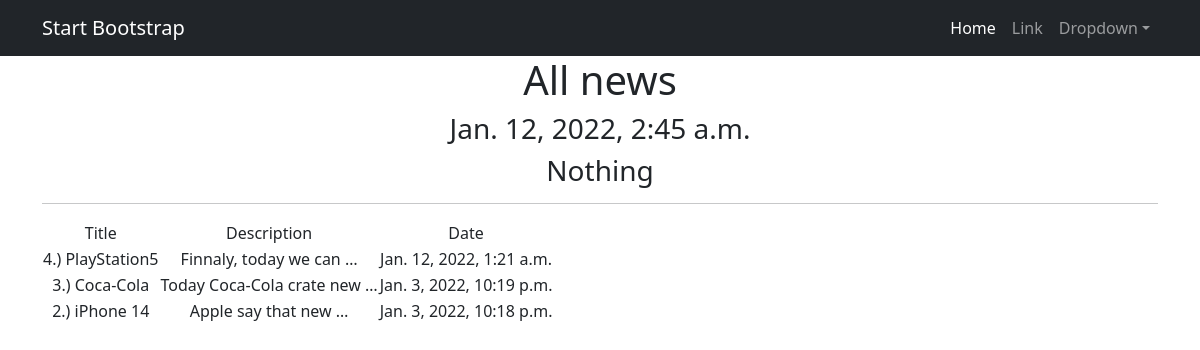
Page /news/ on the committed database.
### simpleapp/models.py (models this page shows, shortened)
class Article(models.Model):
    title = models.CharField(max_length=255, unique=True)
    description = models.TextField()
    datetime = models.DateTimeField(auto_now_add=True)

### simpleapp/views.py (the view)
# urls.py: path('', ArticleList.as_view()),
class ArticleList(ListView):
    model = Article
    template_name = 'articles.html'
    context_object_name = 'articles'
    queryset = Article.objects.order_by('-datetime')
    def get_context_data(self, **kwargs):
        context = super().get_context_data(**kwargs)
        context['time_now'] = datetime.utcnow()  # добавим переменную текущей даты time_now
        context['value1'] = None  # добавим ещё одну пустую переменную, чтобы на её примере посмотреть работу другого фильтра
        return context

### simpleapp/templatetags/custom_filters.py (called while the page is built)
@register.filter(name='censor')
def censor(value):
    swear = ['хуй', 'мартышлюшка', 'ебоклаус']
    for word in swear:
        clean_text = value.replace(str(word), '***')
        value = clean_text
    return clean_text

### templates/articles.html (shortened to what this page needs)
{% extends 'flatpages/default.html' %}
{% load custom_filters %}
{% block content %}
    <h1>All news</h1>
    <h3>{{ time_now }}</h3>
    <h3> {{ value1|default_if_none:"Nothing" }} </h3>
    <hr>
    {% if articles %}
        <table>
            <tr>
                <td>
                    Title
                </td>
                <td>
                    Description
                </td>
                <td>
                    Date
                </td>
            </tr>
        {% for article in articles %}
            <tr>
                <td>
                    {{ article.title|censor }}
                </td>
                <td>
                    {{ article.description|truncatewords:4|censor }}
                </td>
                <td>
                    {{ article.datetime }}
                </td>
            </tr>
        {% endfor %}
        </table>
    {% else %}
        <h2>No more Articles!</h2>
    {% endif %}
{% endblock content %}

### templates/flatpages/default.html (shortened to what this page needs)
<!DOCTYPE html>
<html lang="en">
    <head>
        {% load static %}
        <link href=" {% static 'css/styles.css' %}" rel="stylesheet" />
    </head>
    <body>
        <nav class="navbar navbar-expand-lg navbar-dark bg-dark">
            <div class="container">
                <a class="navbar-brand" href="#">Start Bootstrap</a>
                <div class="collapse navbar-collapse" id="navbarSupportedContent">
                    <ul class="navbar-nav ms-auto mb-2 mb-lg-0">
                        <li class="nav-item"><a class="nav-link active" aria-current="page" href="#">Home</a></li>
                        <li class="nav-item"><a class="nav-link" href="#">Link</a></li>
                        <li class="nav-item dropdown">
                            <a class="nav-link dropdown-toggle" id="navbarDropdown" href="#" role="button" data-bs-toggle="dropdown" aria-expanded="false">Dropdown</a>
                        </li>
                    </ul>
                </div>
            </div>
        </nav>
        <div class="container">
            <div class="row">
                <div class="col-lg-12 text-center">
                    {% block content %}{% endblock content %}
                </div>
            </div>
        </div>
    </body>
</html>

### rows in the picture
Article: title|censor "4.) PlayStation5", description|censor "Finnaly, today we can …", datetime "Jan. 12, 2022, 1:21 a.m."
Article: title|censor "3.) Coca-Cola", description|censor "Today Coca-Cola crate new …", datetime "Jan. 3, 2022, 10:19 p.m."
Article: title|censor "2.) iPhone 14", description|censor "Apple say that new …", datetime "Jan. 3, 2022, 10:18 p.m."

### other values in the picture
{{ time_now }} "Jan. 12, 2022, 2:45 a.m."
{{ value1|default_if_none:"Nothing" }} "Nothing"
